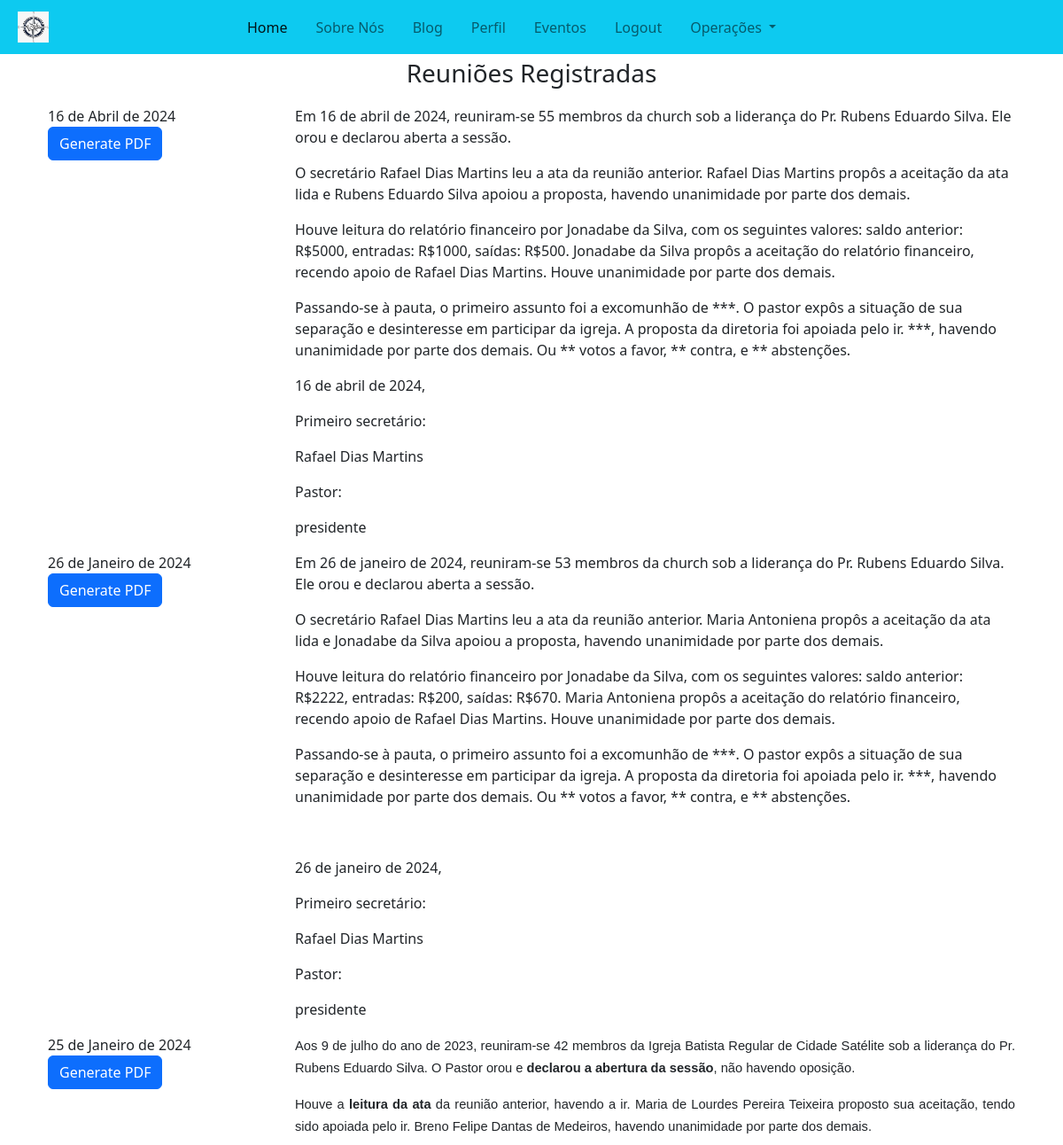
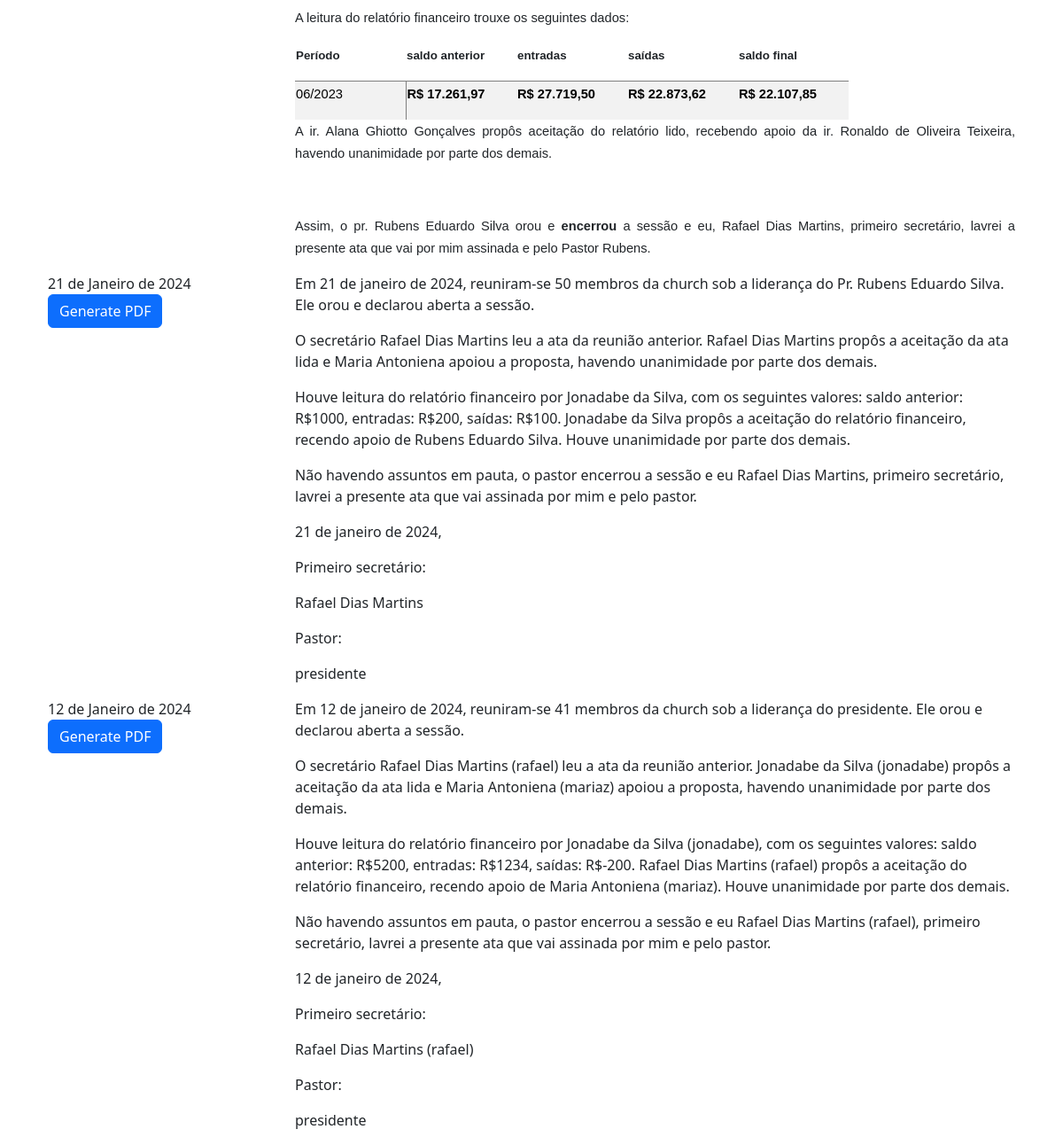
The page /secretarial/meeting/list (signed in) on the database its author committed (2 pictures, top to bottom).
### secretarial/models/minute_model.py (models this page shows, shortened)
class MeetingMinuteModel(BaseModel):
    president = models.ForeignKey(
        CustomUser, on_delete=models.SET_NULL, null=True,
        related_name="president")
    secretary = models.ForeignKey(
        CustomUser, on_delete=models.SET_NULL, null=True,
        related_name="secretary")
    meeting_date = models.DateField()
    number_of_attendees = models.IntegerField()
    body = RichTextField(blank=True, null=True)
    agenda = models.ManyToManyField(
        MeetingAgendaModel, blank=True)
    class Meta:
        verbose_name = "Ata"
        verbose_name_plural = "Atas"

### secretarial/views/minutes_list_view.py (the view)
# urls.py: path("meeting/list", MinutesListView.as_view(), name="list-minutes"),
class MinutesListView(PermissionRequiredMixin, ListView):
    permission_required = "secretarial.view_meetingminutemodel"
    model = MeetingMinuteModel
    template_name = 'secretarial/list_minutes.html'
    context_object_name = 'minutes'
    ordering = "-meeting_date"

### core/core_context_processor.py (called while the page is built)
def context_user_data(request):
    file_path = find("json/church_info.json")
    church_info = {}
    try:
        with open(file_path, "r") as file:
            church_info = json.load(file)
    except FileNotFoundError:
        print("Erro: File not found")
    if request.user.is_authenticated:
        user = CustomUser.objects.get(pk=request.user.id)
        return {
            "user": user,
            "church_info": church_info,
        }
    else:
        return {"church_info": church_info}

### secretarial/templates/secretarial/list_minutes.html
{% extends 'core/base.html' %} {% block content %}
{% load static %}
<div class="container">
  <div class="container text-center">
    <p class="fs-3 fw-light">Reuniões Registradas</p>
  </div>
  <div class="container">
    <div class="col-12 mx-auto">
      {% if minutes %}
      {% for m in minutes %}
      <div class="row">
        <div class="col-3">
          {{m.meeting_date}}<br>
          <a href="{% url 'secretarial:minute-generate-pdf' m.id %}" class="btn btn-primary">Generate PDF</a>
        </div>
        <div class="col-9">
          {{m.body|safe}}
        </div>
      </div>
      {% endfor %}
      {% endif %}
    </div>
  </div>
</div>
{% endblock %}

### rows shown on the page
MeetingMinuteModel: meeting_date "16 de Abril de 2024", body "Em 16 de abril de 2024, reuniram-se 55 membros da church sob a liderança do Pr. Rubens Eduardo Silva. Ele orou e declarou aberta a sessão. O secretário Rafael Dias Martins leu a ata da reunião anterior. Rafael Dias Martins propôs a aceitação da ata lida e Rubens Eduardo Silva apoiou a proposta, havendo unanimidade por parte dos demais. Houve leitura do relatório financeiro por Jonadabe da Silva, com os seguintes valores: saldo anterior: R$5000, entradas: R$1000, saídas: R$500. Jonadabe da Silva propôs a aceitação do relatório financeiro, recendo apoio de Rafael Dias Martins. Houve unanimidade por parte dos demais. Passando-se à pauta, o primeiro assunto foi a excomunhão de ***. O pastor…"
MeetingMinuteModel: meeting_date "26 de Janeiro de 2024", body "Em 26 de janeiro de 2024, reuniram-se 53 membros da church sob a liderança do Pr. Rubens Eduardo Silva. Ele orou e declarou aberta a sessão. O secretário Rafael Dias Martins leu a ata da reunião anterior. Maria Antoniena propôs a aceitação da ata lida e Jonadabe da Silva apoiou a proposta, havendo unanimidade por parte dos demais. Houve leitura do relatório financeiro por Jonadabe da Silva, com os seguintes valores: saldo anterior: R$2222, entradas: R$200, saídas: R$670. Maria Antoniena propôs a aceitação do relatório financeiro, recendo apoio de Rafael Dias Martins. Houve unanimidade por parte dos demais. Passando-se à pauta, o primeiro assunto foi a excomunhão de ***. O pastor expôs a…"
MeetingMinuteModel: meeting_date "25 de Janeiro de 2024", body "Aos 9 de julho do ano de 2023, reuniram-se 42 membros da Igreja Batista Regular de Cidade Satélite sob a liderança do Pr. Rubens Eduardo Silva. O Pastor orou e declarou a abertura da sessão , não havendo oposição. Houve a leitura da ata da reunião anterior, havendo a ir. Maria de Lourdes Pereira Teixeira proposto sua aceitação, tendo sido apoiada pelo ir. Breno Felipe Dantas de Medeiros, havendo unanimidade por parte dos demais. A leitura do relatório financeiro trouxe os seguintes dados: Período saldo anterior entradas saídas saldo final 06/2023 R$ 17.261,97 R$ 27.719,50 R$ 22.873,62 R$ 22.107,85 A ir. Alana Ghiotto Gonçalves propôs aceitação do relatório lido, recebendo apoio da ir.…"
MeetingMinuteModel: meeting_date "21 de Janeiro de 2024", body "Em 21 de janeiro de 2024, reuniram-se 50 membros da church sob a liderança do Pr. Rubens Eduardo Silva. Ele orou e declarou aberta a sessão. O secretário Rafael Dias Martins leu a ata da reunião anterior. Rafael Dias Martins propôs a aceitação da ata lida e Maria Antoniena apoiou a proposta, havendo unanimidade por parte dos demais. Houve leitura do relatório financeiro por Jonadabe da Silva, com os seguintes valores: saldo anterior: R$1000, entradas: R$200, saídas: R$100. Jonadabe da Silva propôs a aceitação do relatório financeiro, recendo apoio de Rubens Eduardo Silva. Houve unanimidade por parte dos demais. Não havendo assuntos em pauta, o pastor encerrou a sessão e eu Rafael Dias…"
MeetingMinuteModel: meeting_date "12 de Janeiro de 2024", body "Em 12 de janeiro de 2024, reuniram-se 41 membros da church sob a liderança do presidente. Ele orou e declarou aberta a sessão. O secretário Rafael Dias Martins (rafael) leu a ata da reunião anterior. Jonadabe da Silva (jonadabe) propôs a aceitação da ata lida e Maria Antoniena (mariaz) apoiou a proposta, havendo unanimidade por parte dos demais. Houve leitura do relatório financeiro por Jonadabe da Silva (jonadabe), com os seguintes valores: saldo anterior: R$5200, entradas: R$1234, saídas: R$-200. Rafael Dias Martins (rafael) propôs a aceitação do relatório financeiro, recendo apoio de Maria Antoniena (mariaz). Houve unanimidade por parte dos demais. Não havendo assuntos em pauta, o pastor…"
